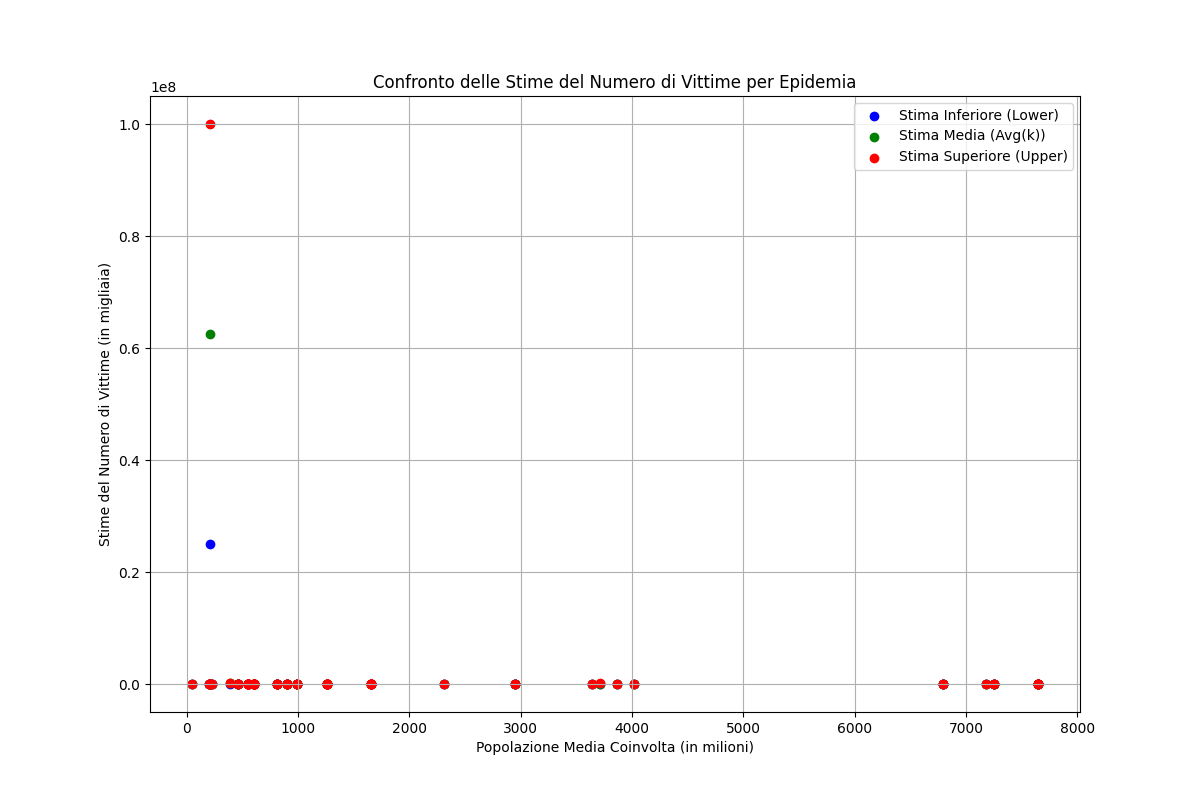

Here is the Python script that generated this plot:
import matplotlib.pyplot as plt
# Definizione dei dati come dizionario di liste
import pandas as pd



data = {
    "Name": [
        "Plague of Athens", "Antonine Plague", "Plague of Cyprian", "Plague of Justinian", "Plague of Amida",
        "Roman Plague of 590", "Plague of Sheroe", "British Isles", "Plague of Basra", "Japanese smallpox",
        "Black Death", "Sweating sickness", "Mexico Smallpox", "Cocoliztli Epidemic", "1563 London plague",
        "Cocoliztli epidemic", "1592-93 London plague", "Plague of Malta", "Plague in Spain", "New England",
        "Italian plague", "G. Plague of Sevilla", "Plague of Naples", "Netherlands", "G. Plague of London",
        "Plague in France", "Malta plague epidemic", "G. Plague of Vienna", "G. N. War plague",
        "Smallpox in Iceland", "G. Plague of Marseille", "G. Plague of 1738", "Russian plague", "Persian Plague",
        "Ottoman Plague", "Caragea's plague", "Malta plague epidemic", "1st cholera pand.", "2nd cholera pand.",
        "Canada Typhus", "Third cholerapandemic", "Copenhagen Cholera", "Third plague pandemic",
        "B. Columbiam Smallpox", "Fourth cholera pandemic", "Fiji Measles outbreak", "Yellow Fever",
        "Fifth cholera pandemic", "Smallpox in Montreal", "Russian flu", "Sixth cholera pandemic", "China plague",
        "Encephalitis lethargica", "American polio epidemic", "Spanish flu", "HIV/AIDS pandemic",
        "Poliomyelitis in USA", "Asian flu", "Hong Kong flu", "London flu", "Smallpox epidemic of India",
        "Zimbabwe cholera", "Swine Flu", "Haiti cholera outbreak", "Measles in D.R. Congo",
        "Ebola in West Africa", "Indian swine flu outbreak", "Yemen cholera outbreak", "Kivu Ebola",
        "COVID-19 Pandemic", "Measles in D.R. Congo", "Dengue fever"
    ],
    "Start": [
        -429, 165, 250, 541, 562, 590, 627, 664, 688, 735, 1331, 1485, 1520, 1545, 1562, 1576, 1592, 1592, 1596, 1616,
        1629, 1647, 1656, 1663, 1665, 1668, 1675, 1679, 1700, 1707, 1720, 1738, 1770, 1772, 1812, 1813, 1813, 1816, 1829,
        1847, 1852, 1853, 1855, 1862, 1863, 1875, 1880, 1881, 1885, 1889, 1899, 1910, 1915, 1916, 1918, 1920, 1920, 1946,
        1957, 1968, 1972, 1974, 2008, 2009, 2010, 2011, 2013,  2016, 2018, 2019, 2019, 2019
    ],
    "End": [
        -426, 180, 266, 542, 562, 590, 628, 689, 689, 737, 1353, 1551, 1520, 1548, 1564, 1580, 1593, 1593, 1602, 1620,
        1631, 1652, 1658, 1664, 1666, 1668, 1676, 1679, 1721, 1709, 1722, 1738, 1772, 1772, 1819, 1813, 1814, 1826, 1851,
        1848, 1860, 1853, 1960, 1863, 1875, 1875, 1900, 1896,1923, 1885, 1890, 1969, 1973,1974, 1912, 2020, 2020, 2020, 1946, 1958,
        1969, 1973, 1974, 2009, 2009, 2020, 1018, 2016, 2015, 2020, 2020, 2020
    ],
    "Lower": [
        75, 5000, 1000, 25000000, 30, 10, 100, 150, 200, 2000, 75000, 10, 5000, 5000, 20, 2000, 20, 3, 600, 7, 280, 150,
        1250, 24, 100, 40, 11, 76, 176, 18, 100, 50, 50, 2000, 300, 60, 5, 100, 100, 20, 1000, 5, 15000, 3, 600, 40, 100,
        800, 40, 9, 3, 1000, 2, 40, 1500, 6, 17000, 25000, 2, 2000, 1000, 1, 15, 4, 152, 10, 5, 11, 2, 117, 5, 2
    ],
    "Avg(k)": [
        88, 7500, 1000, 62500000, 30, 20, 100, 175, 200, 2000, 137500, 10, 6500, 10000, 20, 2250, 20, 3, 650, 7, 280, 150,
        1250, 24, 100, 40, 11, 76, 192, 18, 100, 50, 50, 2000, 300, 60, 5, 100, 100, 20, 1000, 5, 15000, 3, 600, 40, 100,
        800, 40, 9, 3, 1000, 2, 40, 1500, 6, 17000, 25000, 2, 2000, 1000, 1, 15, 4, 152, 10, 5, 11, 2, 117, 5, 2
    ],
    "Upper": [
        100, 10000, 1000, 100000000, 30, 30, 100, 200, 200, 2000, 200000, 10, 8000, 15000, 20, 2500, 20, 3, 700, 7, 280, 150,
        1250, 24, 100, 40, 11, 76, 208, 18, 100, 50, 50, 2000, 300, 60, 5, 100, 100, 20, 1000, 5, 22000, 3, 600, 40, 100,
        800, 42, 9, 3, 1000, 3, 40, 1500, 7, 100000, 35000, 2, 2000, 1000, 2, 29, 5, 575, 7, 5, 12, 2, 150, 5, 2
    ],
    "Resc Avg": [
        13376, 283355, 37227, 2246000, 1078, 719, 3594, 6290, 7189, 67690, 2678283, 166, 107684, 165668, 277, 31045, 275, 41,
        8969, 97, 3863, 2070, 15840, 306, 1267, 507, 143, 963, 2427, 228, 1267, 470, 470, 15444, 2317, 463, 35, 772, 772,
        154, 6053, 29, 111986, 18, 3632, 242, 757, 42, 14, 4620, 3696, 185, 6930, 30, 193789, 61768, 5, 5186, 2102, 2, 29,
        6788, 409, 11, 5, 7176, 2, 12, 2, 50, 5, 2
    ],
    "Avg Pop": [
        50, 202, 205, 213, 213, 213, 213, 213, 213, 226, 392, 461, 461, 461, 554, 554, 554, 554, 554, 554, 554, 554, 603,
        603, 603, 603, 603, 603, 603, 603, 603, 814, 814, 814, 990, 990, 990, 990, 900, 900, 900, 1263, 1263, 1263,
        1263, 1263, 1263, 1263, 1654, 1654, 1654, 1654, 1654, 1654, 1654,
        2307, 3712, 2948, 2948, 3637, 3866, 4016, 6788, 6788, 7253, 7176, 7253, 7643, 7643,7643,7643,7643
    ]
}
'''
# Stampare la lunghezza della lista 'Name'
print("Lunghezza della lista 'Name':", len(data["Name"]))

# Verificare la lunghezza delle altre liste rispetto alla lista 'Name'
for key, value in data.items():
    if key != "Name":
        print(f"Lunghezza della lista '{key}':", len(value))

'''
# Creazione del DataFrame
df = pd.DataFrame(data)

# Creiamo il grafico a dispersione
plt.figure(figsize=(12, 8))
plt.scatter(df['Avg Pop'], df['Lower'], color='blue', label='Stima Inferiore (Lower)')
plt.scatter(df['Avg Pop'], df['Avg(k)'], color='green', label='Stima Media (Avg(k))')
plt.scatter(df['Avg Pop'], df['Upper'], color='red', label='Stima Superiore (Upper)')
plt.xlabel('Popolazione Media Coinvolta (in milioni)')
plt.ylabel('Stime del Numero di Vittime (in migliaia)')
plt.title('Confronto delle Stime del Numero di Vittime per Epidemia')
plt.legend()
plt.grid(True)

# Mostra il grafico
plt.show()
